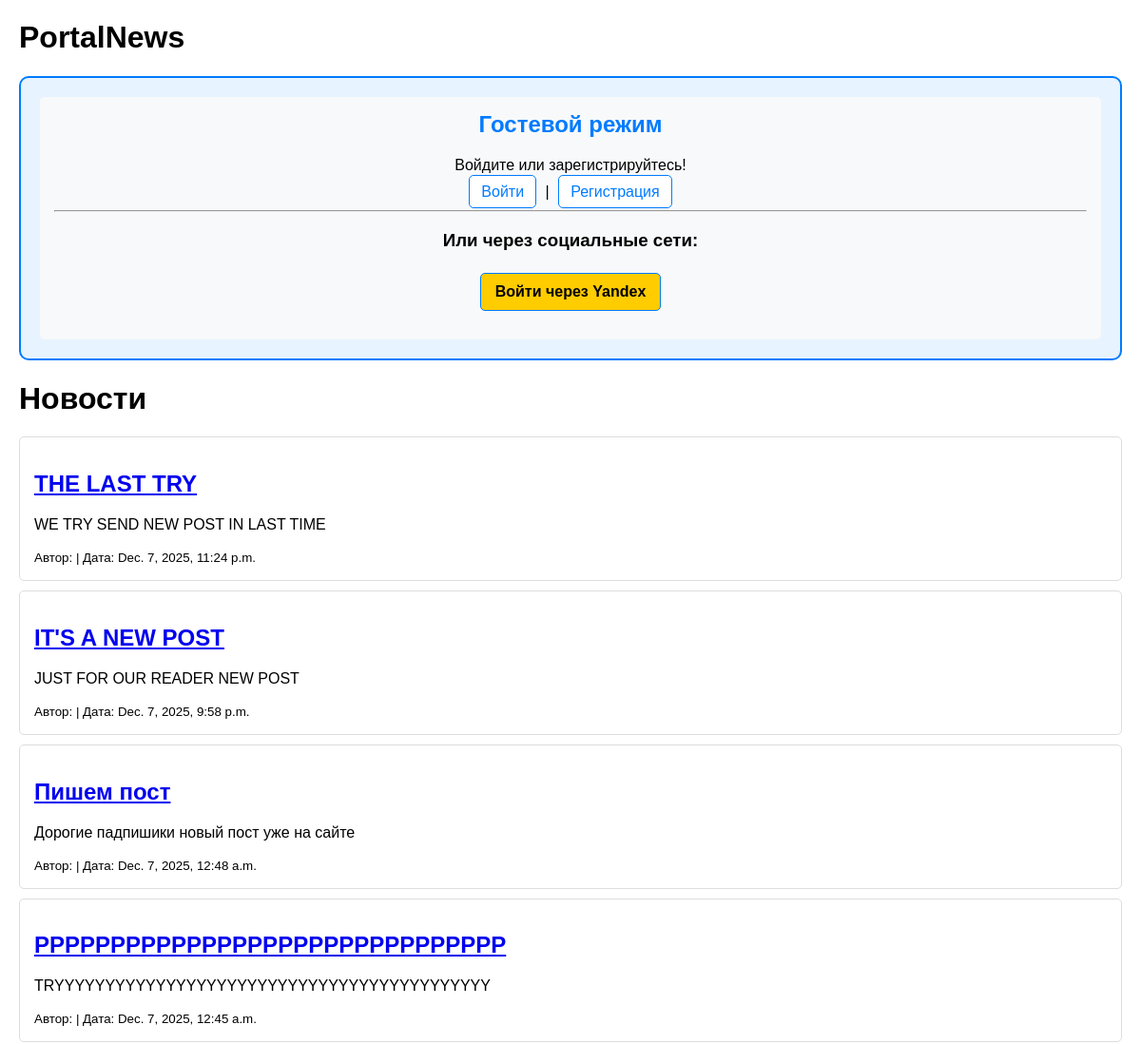
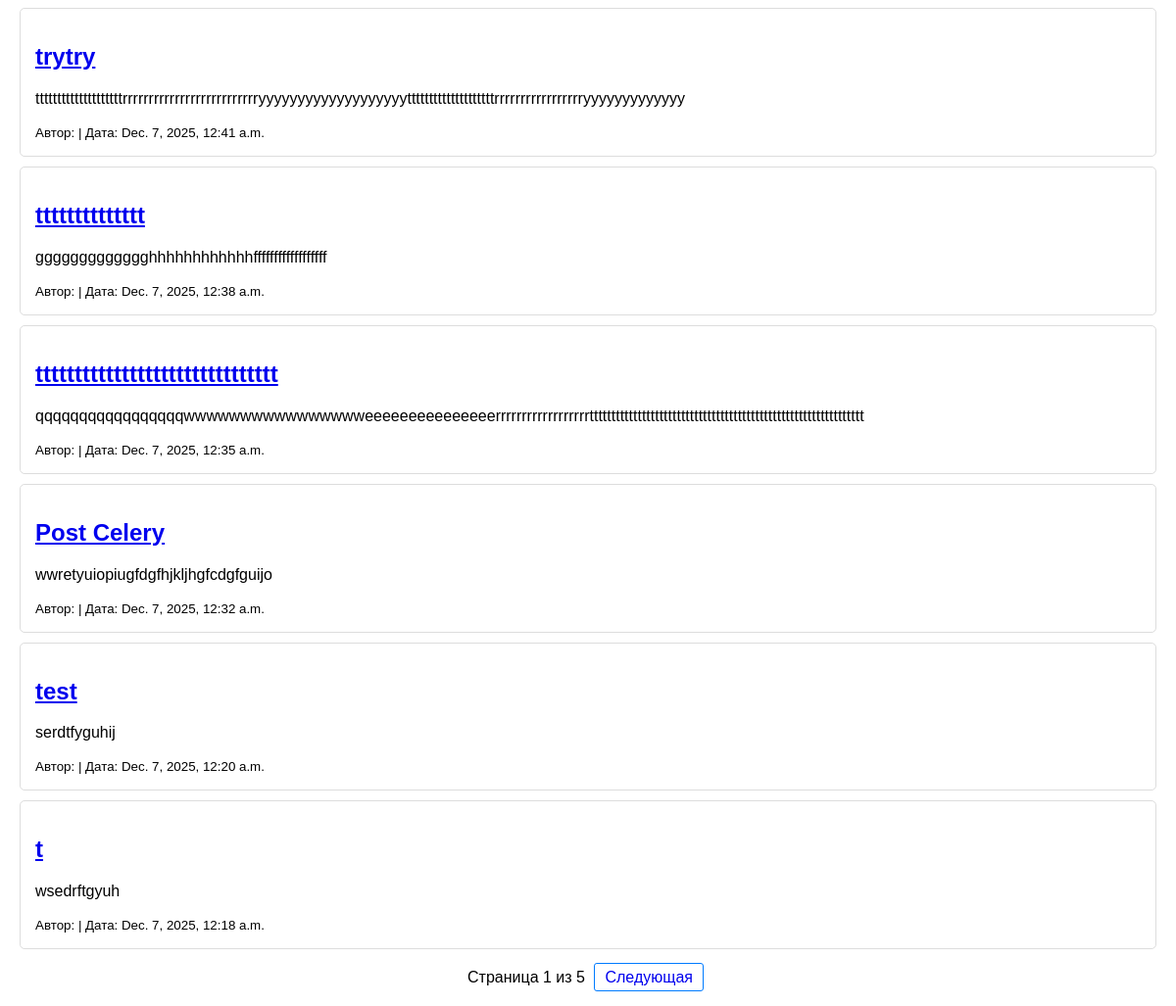
Page /news/ on the committed database (2 pictures, top to bottom).
### news/models.py (models this page shows, shortened)
class Post(models.Model):
    ARTICLE = 'AR'
    NEWS = 'NW'
    TYPE_CHOICES = [
        (ARTICLE, 'Статья'),
        (NEWS, 'Новость'),
    ]
    author = models.ForeignKey(Author, on_delete=models.CASCADE)
    post_type = models.CharField(max_length=10, choices=[('news', 'News'), ('article', 'Article')], default='news')  # Тип: статья или новость
    time_created = models.DateTimeField(auto_now_add=True)  # Авто-дата создания
    categories = models.ManyToManyField(Category, through='PostCategory', related_name='post', blank=False)
    title = models.CharField(max_length=128)
    text = models.TextField()
    rating = models.SmallIntegerField(default=0)
    is_published = models.BooleanField(default=False)
    class Meta:
        permissions = [('can_add_news_post', 'Can add news post'),
            ("can_create_post", "Can create post"),
               ("can_edit_post", "Can edit post"),]

### news/views.py (the view)
# urls.py: path('', views.news_list, name='all_posts'),
def news_list(request, post_type=None):
    is_filtered = False
    post_type = post_type
    is_author = request.user.is_authenticated and request.user.groups.filter(name='authors').exists()
    categories = Category.objects.all()
    if post_type:  # Если post_type передан (фильтр по типу: /news/news/ или /news/article/)
        posts = Post.objects.filter(post_type=post_type).order_by('-time_created')
        is_filtered = True
        page_obj = None
    else:
        posts = Post.objects.all().order_by('-time_created')  # Все посты: новости + статьи
        is_filtered = False
        paginator = Paginator(posts, 10)  # 10 постов на страницу
        page_number = request.GET.get('page')
        page_obj = paginator.get_page(page_number)
    context = {
        'posts': posts if post_type else None,  # Для фильтрованных — полный список
        'page_obj': page_obj,
        'post_type': post_type,
        'is_filtered': is_filtered,
        'is_author': is_author,
        'categories': categories,
    }
    return render(request, 'news/news_list.html', context)

### news/templates/news/news_list.html (shortened to what this page needs)
<!DOCTYPE html>
<html lang="ru">
<head>
    {% load socialaccount %}
</head>
<body>
    <h1>PortalNews</h1>
    <div class="welcome">
        {% if user.is_authenticated %}
            <h2>Добро пожаловать, {{ user.username }}!</h2>
            <p>Ваш email: {{ user.email }}</p>
            <p>Статус: {% if user.is_staff %}Администратор{% else %}Пользователь{% endif %}</p>
            <div class="button-container">
                <a href="{% url 'news:profile_detail' %}">Посмотреть профиль</a>
                <form method="post" action="{% url 'account_logout' %}" class="logout-form">
                    {% csrf_token %}
                    <button type="submit" class="action-button">Выйти</button>
                </form>
                {% if not is_author %}
                    <form method="POST" action="{% url 'news:become_author' post_type=post_type|default:'news' %}">
                        {% csrf_token %}
                        <button type="submit">Стать автором</button>
                    </form>
                {% endif %}
                {% if is_author %}
                    <a href="{% url 'news:create' post_type=post_type|default:'news' %}">Создать пост</a>
                {% endif %}
            </div>
        {% else %}
            <div class="guest">
                <h2>Гостевой режим</h2>
                <p>Войдите или зарегистрируйтесь!<br><p>
                <a href="/accounts/login/">Войти</a> | <a href="/accounts/signup/">Регистрация</a>
                <hr>
                <h3>Или через социальные сети:</h3>
                <a href="{% provider_login_url 'yandex' %}" style="display: inline-block; background: #ffcc00; color: black; padding: 10px 15px; text-decoration: none; border-radius: 5px; font-weight: bold; margin: 5px;">Войти через Yandex</a>
                </p>
            </div>
        {% endif %}
    </div>
    {% load static %}
    <h1>{% if is_filtered %}{{ post_type|title }}{% else %}Новости{% endif %}</h1>
    {% if page_obj %}
        {% for post in page_obj %}
            <div class="post">
                <h2><a href="{% url 'news:detail' post_type=post.post_type pk=post.pk %}">{{ post.title }}</a></h2>
                <p>{{ post.text|truncatewords:20 }}</p>
                <small>Автор: {{ post.author.user }} | Дата: {{ post.time_created }}</small>
            </div>
        {% empty %}
            <p>Нет новостей.</p>
        {% endfor %}
        <div class="pagination">
            <span>Страница {{ page_obj.number }} из {{ page_obj.paginator.num_pages }}</span>
            {% if page_obj.has_next %}
                <a href="?page={{ page_obj.next_page_number }}">Следующая</a>
            {% endif %}
        </div>
    {% endif %}
</body>
</html>

### news/templates/news/news_list.html (style rules this page uses)
body { font-family: Arial, sans-serif; margin: 20px; }
.welcome { background-color: #e7f3ff; border: 2px solid #007bff; padding: 20px; border-radius: 10px; margin-bottom: 20px; }
.welcome h2 { color: #007bff; font-size: 24px; font-weight: bold; margin-top: 0; }
.welcome p { font-size: 16px; margin: 10px 0; }
.welcome a, .welcome button { color: #007bff; text-decoration: none; padding: 8px 12px; border: 1px solid #007bff; border-radius: 5px; margin: 5px; background-color: #fff; cursor: pointer; }
.guest { background-color: #f8f9fa; padding: 15px; border-radius: 5px; text-align: center; }
.post { border: 1px solid #ddd; padding: 15px; margin: 10px 0; border-radius: 5px; }
.post h2 { color: #007bff; }
.pagination { text-align: center; margin: 20px 0; }
.pagination a { padding: 5px 10px; margin: 0 5px; border: 1px solid #007bff; border-radius: 3px; text-decoration: none; }

### rows in the picture
Post: title "THE LAST TRY", text "WE TRY SEND NEW POST IN LAST TIME", time_created "Dec. 7, 2025, 11:24 p.m."
Post: title "IT'S A NEW POST", text "JUST FOR OUR READER NEW POST", time_created "Dec. 7, 2025, 9:58 p.m."
Post: title "Пишем пост", text "Дорогие падпишики новый пост уже на сайте", time_created "Dec. 7, 2025, 12:48 a.m."
Post: title "PPPPPPPPPPPPPPPPPPPPPPPPPPPPPPP", text "TRYYYYYYYYYYYYYYYYYYYYYYYYYYYYYYYYYYYYYYYYYYY", time_created "Dec. 7, 2025, 12:45 a.m."
Post: title "trytry", text "ttttttttttttttttttttrrrrrrrrrrrrrrrrrrrrrrrrrryyyyyyyyyyyyyyyyyyyttttttttttttttttttttrrrrrrrrrrrrrrrrryyyyyyyyyyyyy", time_created "Dec. 7, 2025, 12:41 a.m."
Post: title "tttttttttttttt", text "ggggggggggggghhhhhhhhhhhhffffffffffffffffff", time_created "Dec. 7, 2025, 12:38 a.m."
Post: title "ttttttttttttttttttttttttttttttt", text "qqqqqqqqqqqqqqqqqwwwwwwwwwwwwwwwweeeeeeeeeeeeeeerrrrrrrrrrrrrrrrrrttttttttttttttttttttttttttttttttttttttttttttttttttttttttttttttt", time_created "Dec. 7, 2025, 12:35 a.m."
Post: title "Post Celery", text "wwretyuiopiugfdgfhjkljhgfcdgfguijo", time_created "Dec. 7, 2025, 12:32 a.m."
Post: title "test", text "serdtfyguhij", time_created "Dec. 7, 2025, 12:20 a.m."
Post: title "t", text "wsedrftgyuh", time_created "Dec. 7, 2025, 12:18 a.m."

### other values in the picture
{{ page_obj.number }} "1"
{{ page_obj.paginator.num_pages }} "5"
